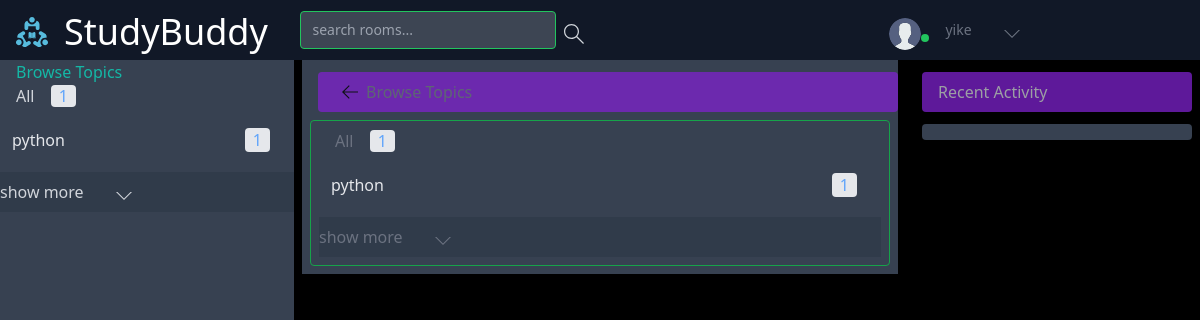
/topics/ (signed in), run on the app's committed database.
### Backend/base/models.py (models this page shows, shortened)
class User(AbstractUser):
    name  = models.CharField(max_length=200,null=True)
    username = models.CharField(max_length=200)
    password = models.CharField(max_length=100)
    email = models.EmailField(max_length=200,unique=True)
    bio = models.TextField(max_length=500,null=True,blank=True)
    avatar = models.ImageField(null=True,default='images/avatar.svg',upload_to='images/profile_images')
    last_activity = models.DateTimeField(null=True, blank=True)
    is_online = models.BooleanField(default=False)
    USERNAME_FIELD = 'email'
    REQUIRED_FIELDS =['username','password']

class Topic(models.Model):
    name = models.CharField(max_length=200)

### Backend/base/views.py (the view)
# urls.py: path('topics/',views.getTopics,name='topics'),
@login_required(login_url='login')
def getTopics(request):
    topics = Topic.objects.all()
    context  = {
        'topics':topics,
    }
    return render(request,'base/show_topics.html',context)

### Frontend/templates/base/show_topics.html
{% extends 'base/home.html'%}
{%load static %}
{%block home-content%}
<div class=" bg-gray-700 overflow-y-scroll max-h-screen ">
    <h3 class="bg-purple-700 opacity-75 ml-4 mt-3 pl-4  py-2 rounded flex flex-row items-center"><a
            href="{{request.META.HTTP_REFERER}}" class="px-2"><img src="{% static 'assets/icons/arrow-left.svg' %}"
                class="w-4 h-4 " alt="left-arrow"></a>
        <span>Browse Topics</span>
    </h3>
    <div class=" border border-green-600 m-2 p-2 rounded">
        <a href="" class="mx-4">All <span
                class="px-2  mx-3 bg-gray-200  rounded text-blue-400">{{topics.count}}</span></a>
        {% for topic in topics %}
        <div class="flex flex-row justify-between text-gray-200  my-5 mx-3">
            <a href="{% url 'home'   %}?q={{topic.name}}"
                class="hover:border-l hover:border-green-500 hover:rounded">{{topic.name}} </a>
            <p class="px-2  mx-3 bg-gray-200  rounded text-blue-400">{{topic.room_set.all.count}}</p>
        </div>
        {% endfor %}
        <div class="flex flex-row  py-2 bg-gray-800 bg-opacity-25 w-full">
            <p>show more</p>
            <a href="{%url 'topics'%}"><svg class="w-4 h-4 sm:ml-8 mt-2 fill-current" xmlns="http://www.w3.org/2000/svg"
                    width="32" height="32" viewBox="0 0 32 32">
                    <title>chevron-down</title>
                    <path d="M16 21l-13-13h-3l16 16 16-16h-3l-13 13z"></path>
                </svg>
            </a>
        </div>
    </div>
</div>
{% endblock home-content%}

### Frontend/templates/navbar.html (shortened to what this page needs)
{% load static %}
<nav class="grid grid-cols-3 justify-start w-screen mx-0 sm:justify-between items-center bg-gray-900  left-0 py-2">
  <div class=" col-span-2 flex justify-start sm:ml-2 sm:items-center">
    <div class="flex flex-row sm:items-center justify-start mr-2">
      <a href="/" class="mt-1 px-2">
        <img src="{% static '/images/logo.svg' %}" alt="profile_img" class=" w-8 h-8 sm:w-8 sm:h-8 rounded" />
      </a>
      <h2 class="text-white hidden sm:block sm:text-4xl sm:ml-1 sm:pl-1 sm:mt-1 text-sm">StudyBuddy</h2>
    </div>
    {% if request.user.is_authenticated %}
    <div class=" flex flex-row sm:ml-4 pb-0 ml-2 ">
      <form action="{% url 'home' %}" method="GET" class=" flex flex-row rounded sm:px-2 mb-0 pb-0 ">
        <input
          class="focus:outline-none focus:border-yellow-500 text-sm sm:px-2 py-2  bg-gray-500 sm:w-64 rounded bg-opacity-50 border border-green-500"
          type="text" name='q' placeholder=" search rooms...">
        <button type="submit">
        </button>
      </form>
    </div>
    {%endif%}
  </div>
  <div class=" col-span-1 sm:mr-2 text-white sm:mr-16 sm:pr-16">
    <div class=" flex flex-row items-center  sm:ml-4 sm:sm:px-4 pb-0 pt-2 justify-end ">
      {% if request.user.is_authenticated %}
      <div class="relative  mr-2">
        <img src="{{request.user.avatar.url}}" alt="" class="w-8 h-8 rounded-full mx-2">
        <p {% if user.is_online %} class=" bg-green-500 w-2 h-2 absolute rounded-full" {%else%}
          class=" bg-red-500 w-2 h-2 absolute rounded-full" {%endif%} style="top: 1rem;right: 0;">
      </div>
      {%endif%}
      <div class="text-sm text-gray-500  h-8">
        <p class="flex flex-row sm:ml-2 items-center">
          <a href="{%url 'user-profile' request.user.id%}">
            <span>{{request.user.username}}</span>
          </a>
          <svg class="w-4 h-4 sm:ml-8 mt-2 fill-current" id="nav_down_icon" onclick="{showElement()}"
            xmlns="http://www.w3.org/2000/svg" width="32" height="32" viewBox="0 0 32 32">
            <title>chevron-down</title>
            <path d="M16 21l-13-13h-3l16 16 16-16h-3l-13 13z"></path>
          </svg>
        </p>
      </div>
    </div>
  </div>
  </div>

### Frontend/templates/base/topics_component.html
<div class=" bg-gray-700 overflow-y-scroll h-screen">
    <div>
        <h3 class="text-teal-500 mx-4">Browse Topics</h3>
        <a href="{%url 'home'%}" class="mx-4">All <span
                class="px-2  mx-3 bg-gray-200  rounded text-blue-400">{{topics.count}}</span></a>
        {% for topic in topics%}
        <div class="flex flex-row justify-between text-gray-200 my-5 mx-3  hover:text-yellow-500">
            <a href="{% url 'home'   %}?q={{topic.name}}">{{topic.name}} </a>
            <p class="px-2  mx-3 bg-gray-200  rounded text-blue-400 ">{{topic.room_set.all.count}}</p>
        </div>
        {% endfor %}
        <div class="flex flex-row  py-2 bg-gray-800 bg-opacity-25 w-full">
            <p>show more</p>
            <a href="{%url 'topics'%}"><svg class="w-4 h-4 sm:ml-8 mt-2 fill-current" xmlns="http://www.w3.org/2000/svg"
                    width="32" height="32" viewBox="0 0 32 32">
                    <title>chevron-down</title>
                    <path d="M16 21l-13-13h-3l16 16 16-16h-3l-13 13z"></path>
                </svg>
            </a>
        </div>
    </div>
</div>

### data on the page
User: user.avatar (placeholder picture), user.username "yike"
Topic: name "python", room_set.all.count "1"

### other printed values
{{ topics.count }} "1"
